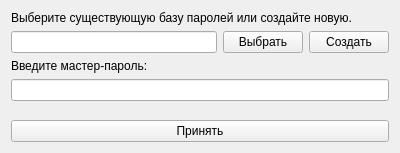
<?xml version="1.0" encoding="UTF-8"?>
<ui version="4.0">
 <class>PassMngrSettings</class>
 <widget class="QWidget" name="PassMngrSettings">
  <property name="geometry">
   <rect>
    <x>0</x>
    <y>0</y>
    <width>400</width>
    <height>153</height>
   </rect>
  </property>
  <property name="windowTitle">
   <string>Form</string>
  </property>
  <layout class="QVBoxLayout" name="verticalLayout_2">
   <item>
    <widget class="QLabel" name="label">
     <property name="text">
      <string>Выберите существующую базу паролей или создайте новую.</string>
     </property>
    </widget>
   </item>
   <item>
    <layout class="QGridLayout" name="gridLayout">
     <item row="0" column="1">
      <widget class="QPushButton" name="btnBrowse">
       <property name="text">
        <string>Выбрать</string>
       </property>
      </widget>
     </item>
     <item row="0" column="0">
      <widget class="QLineEdit" name="lePassPath"/>
     </item>
     <item row="0" column="2">
      <widget class="QPushButton" name="btnCreate">
       <property name="text">
        <string>Создать</string>
       </property>
      </widget>
     </item>
    </layout>
   </item>
   <item>
    <widget class="QLabel" name="label_2">
     <property name="text">
      <string>Введите мастер-пароль:</string>
     </property>
    </widget>
   </item>
   <item>
    <widget class="QLineEdit" name="leMasterKey">
     <property name="maxLength">
      <number>32</number>
     </property>
    </widget>
   </item>
   <item>
    <spacer name="verticalSpacer">
     <property name="orientation">
      <enum>Qt::Vertical</enum>
     </property>
     <property name="sizeHint" stdset="0">
      <size>
       <width>20</width>
       <height>40</height>
      </size>
     </property>
    </spacer>
   </item>
   <item>
    <widget class="QPushButton" name="btnAccept">
     <property name="text">
      <string>Принять</string>
     </property>
    </widget>
   </item>
  </layout>
 </widget>
 <resources/>
 <connections/>
</ui>
